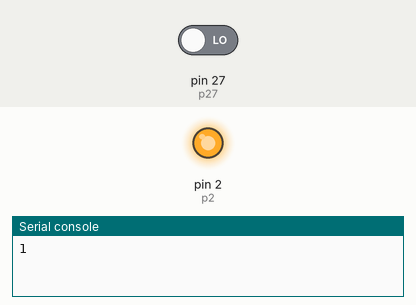
Recording of a program running on a simulated MicroPython board. On the bench: output pins drawn as LEDs (lit = HIGH), the last lines printed to the serial console. Inputs (shaded band) come from the test bench; at power-on: pin 27 (p27) LOW.

Above: at 0.7 s.
At 5.2 s:
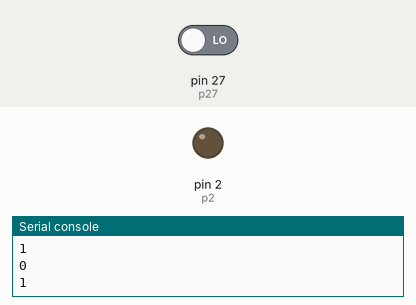
Timing chart, 0 to 6.9 s (numbered marks = the images above):
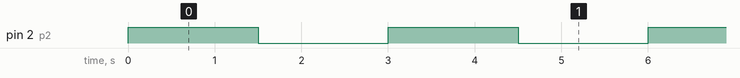

The program:

interrupt.py
```python
from machine import  Pin
import time
p2 = Pin(2,Pin.OUT)
p27 = Pin(27, Pin.IN)

p2.off()
count = 0

def setLed(pin):
    p2.value(not p2.value())

p27.irq(handler=setLed, trigger=Pin.IRQ_RISING)

while count < 20:
    p2.on()
    print("1 ")
    time.sleep_ms(1500)
    p2.off()
    time.sleep_ms(1500)
    print(count)
    count += 1
```

Measured:
- by itself, pin 2 (p2): alternates HIGH for 1.5 s and LOW for 1.5 s, 40 changes in all, then stays LOW
